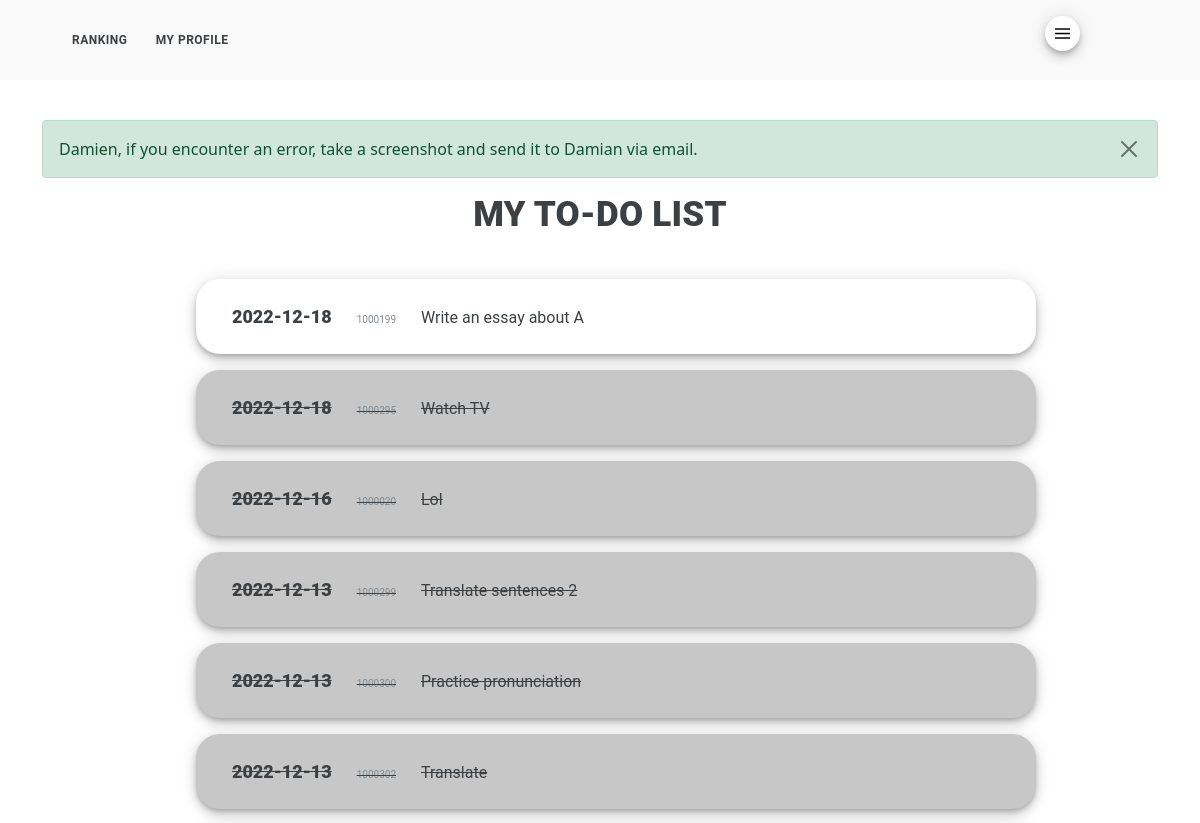
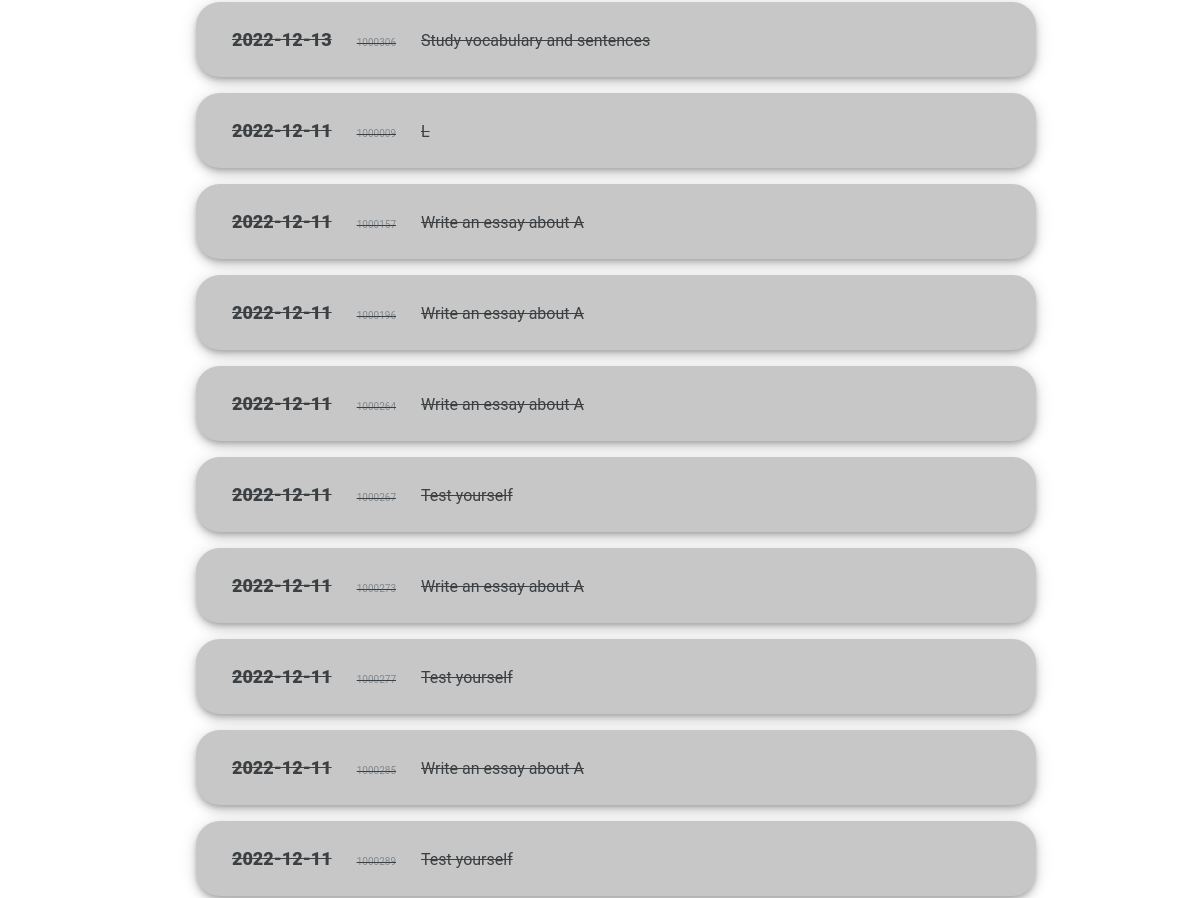
The app's page /assignments.html (signed in, upper part), older data (2 pictures, top to bottom).
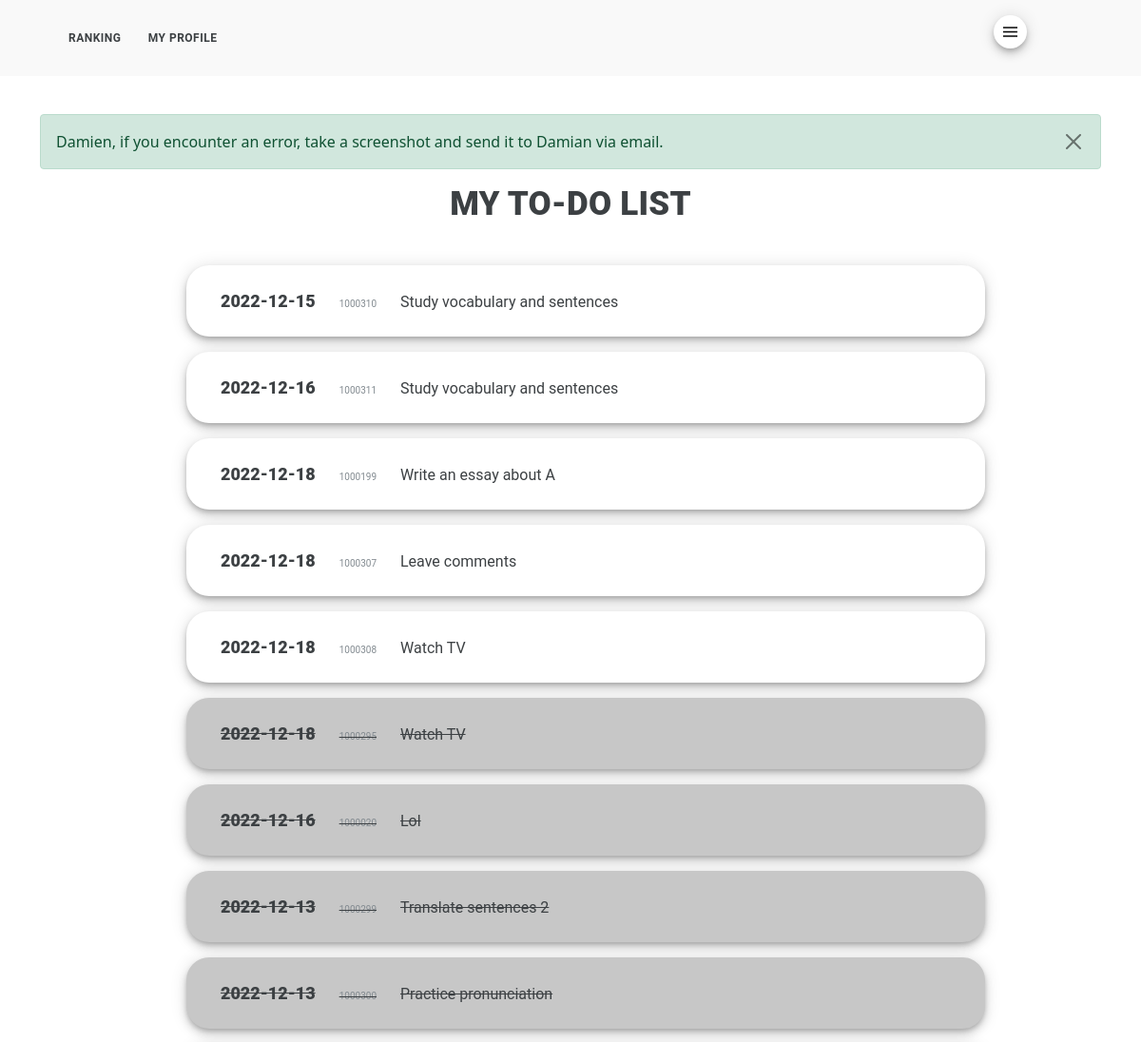
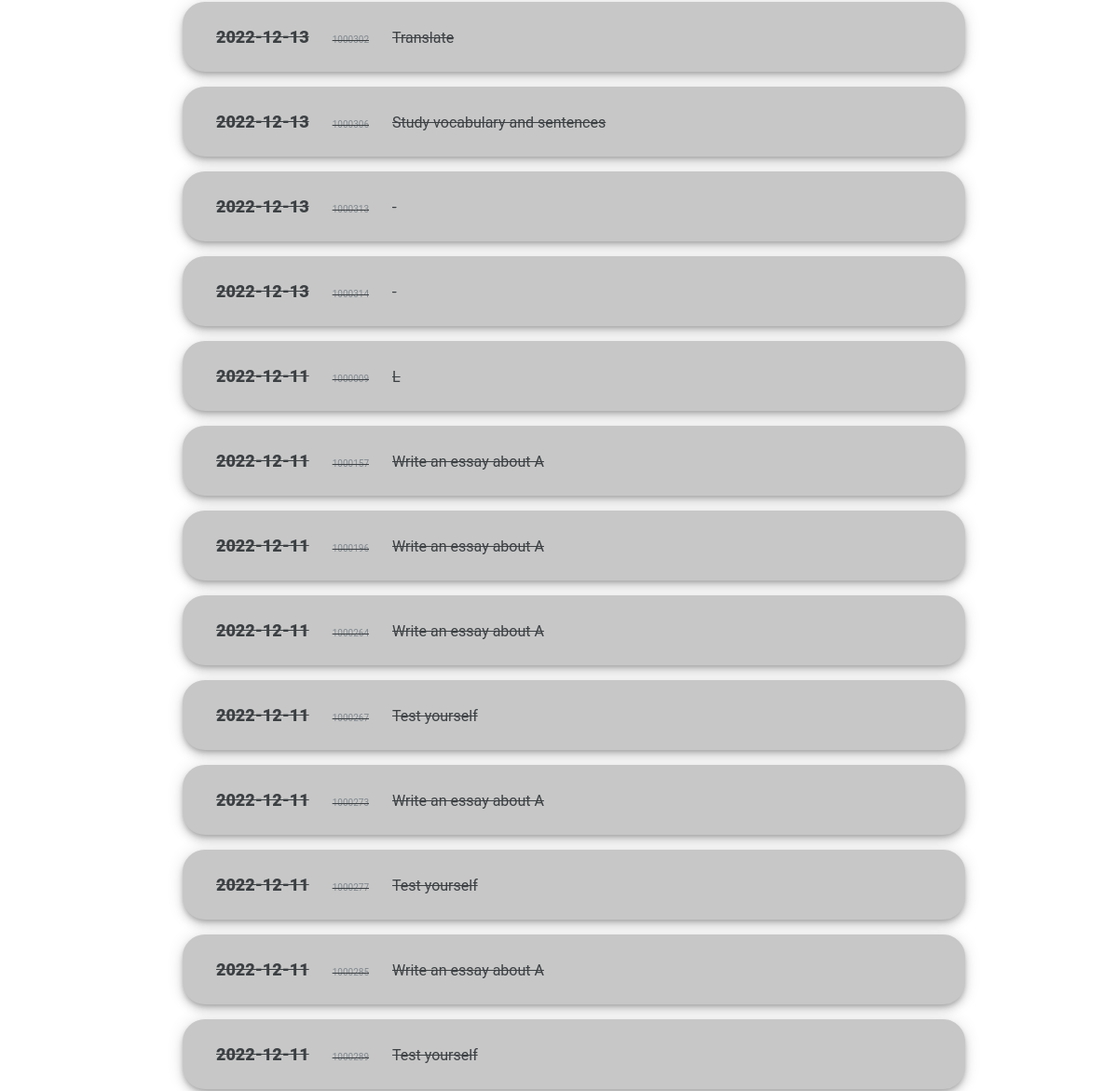
The same page, newer data (2 pictures, top to bottom).
### nieszkolni_app/models.py (models this page shows)
class Curriculum(models.Model):
    item = models.IntegerField(primary_key=True)
    deadline_text = models.CharField(max_length=200, default="")
    deadline_number = models.IntegerField()
    name = models.CharField(max_length=200, default="")
    component_id = models.CharField(max_length=200, default="")
    component_type = models.CharField(max_length=200, default="")
    assignment_type = models.CharField(max_length=200, default="")
    title = models.CharField(max_length=200, default="")
    content = models.TextField(default="")
    matrix = models.CharField(max_length=200, default="")
    resources = models.TextField(default="")
    conditions = models.TextField(default="")
    status = models.CharField(max_length=200, default="uncompleted")
    completion_stamp = models.IntegerField(default=0)
    completion_date = models.IntegerField(default=0)
    submitting_user = models.CharField(max_length=200, default="")
    reference = models.IntegerField(default=0)

### nieszkolni_app/views.py (the view)
# urls.py: path('assignments.html', views.assignments, name="assignments"),
@login_required
def assignments(request):
    if request.user.is_authenticated:
        first_name = request.user.first_name
        last_name = request.user.last_name
        current_user = first_name + " " + last_name
        user_agent = get_user_agent(request)
        score = ActivityManager().calculate_points_this_week(current_user)
        display_first_name = first_name.capitalize()
        messages.success(request, (f"{display_first_name}, if you encounter an error, take a screenshot and send it to Damian via email."))
        if request.method == "POST":
            item = request.POST["item"]
            return render(request, "assignments.html", {"item": item})
        else:
            uncomplated_assignments = CurriculumManager().display_uncompleted_assignments(current_user)
            complated_assignments = CurriculumManager().display_completed_assignments(current_user)
            if user_agent.is_mobile:
                return render(request, "m_my_to_do_list.html", {
                    "uncomplated_assignments": uncomplated_assignments,
                    "complated_assignments": complated_assignments,
                    "score": score
                    })
            else:
                return render(request, "assignments.html", {
                    "uncomplated_assignments": uncomplated_assignments,
                    "complated_assignments": complated_assignments,
                    "score": score
                    })

### nieszkolni_folder/audit_manager.py (called while the page is built)
    def check_if_clocked_in(self, clocking_user):
        with connection.cursor() as cursor:
            cursor.execute(f'''
                SELECT clock_out
                FROM nieszkolni_app_audit
                WHERE clocking_user = '{clocking_user}'
                AND entry_type = 'automatic'
                AND status = 'started'
                ORDER BY stamp DESC
                LIMIT 1
                ''')
            response = cursor.fetchone()
            if response is not None:
                if response[0] == 0:
                    status = True
                else:
                    status = False
            else:
                status = False
            return status

### nieszkolni_folder/back_office_manager.py (called while the page is built)
    def display_option_by_command(self, command):
        with connection.cursor() as cursor:
            cursor.execute(f'''
                SELECT value
                FROM nieszkolni_app_option
                WHERE command = '{command}'
                ''')
            data = cursor.fetchone()
            return data

### nieszkolni_folder/time_machine.py (called while the page is built)
    def today(self):
        return datetime.now().strftime(today_pattern)

### nieszkolni_app/templates/assignments.html (shortened to what this page needs)
{% extends 'base.html' %}
{% block 'content' %}
{% load static %}
<h1>MY TO-DO LIST</h1>
<div class="list_container">
	<ul class="list">
		{% for uncomplated_assignment in uncomplated_assignments %}
			<li class="list_item tr_clickable" onclick="jump({{ uncomplated_assignment.0 }})">
				<div class="list_content">{{ uncomplated_assignment.1 }}</div>
				<div class="list_content_small">{{ uncomplated_assignment.0 }}</div>
				<div class="list_content_inside">{{ uncomplated_assignment.7 }}</div>
			</li>
		{% endfor %}
		{% for complated_assignment in complated_assignments %}
			<li class="list_item list_item_complted list_item_crossed tr_clickable" onclick="jump({{ complated_assignment.0 }})">
				<div class="list_content">{{ complated_assignment.1 }}</div>
				<div class="list_content_small">{{ complated_assignment.0 }}</div>
				<div class="list_content_inside">{{ complated_assignment.7 }}</div>
			</li>
		{% endfor %}
	</ul>
</div>
{% endblock %}

Row changes from the older to the newer data that the page shows:
added Curriculum: deadline_text "2022-12-15", item "1000310", title "Study vocabulary and sentences", shown under "MY TO-DO LIST"
added Curriculum: deadline_text "2022-12-16", item "1000311", title "Study vocabulary and sentences", shown under "MY TO-DO LIST"
added Curriculum: deadline_text "2022-12-18", item "1000307", title "Leave comments", shown under "MY TO-DO LIST"
added Curriculum: deadline_text "2022-12-18", item "1000308", title "Watch TV", shown under "MY TO-DO LIST"
added Curriculum: deadline_text "2022-12-13", item "1000313", complated_assignment "-"
added Curriculum: deadline_text "2022-12-13", item "1000314", complated_assignment "-"
